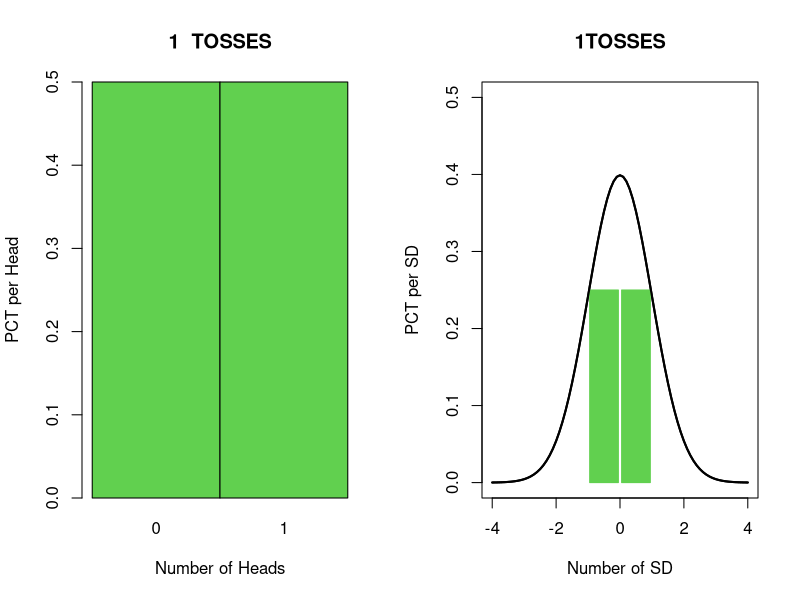
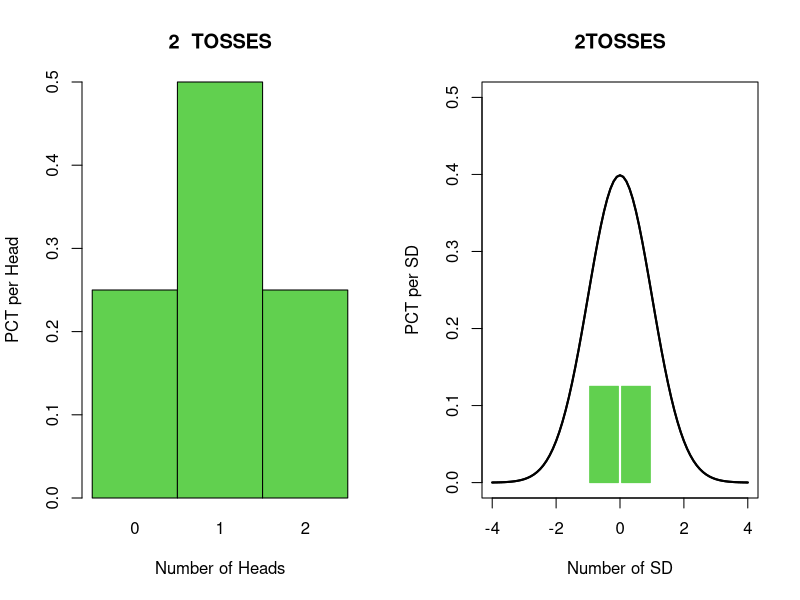
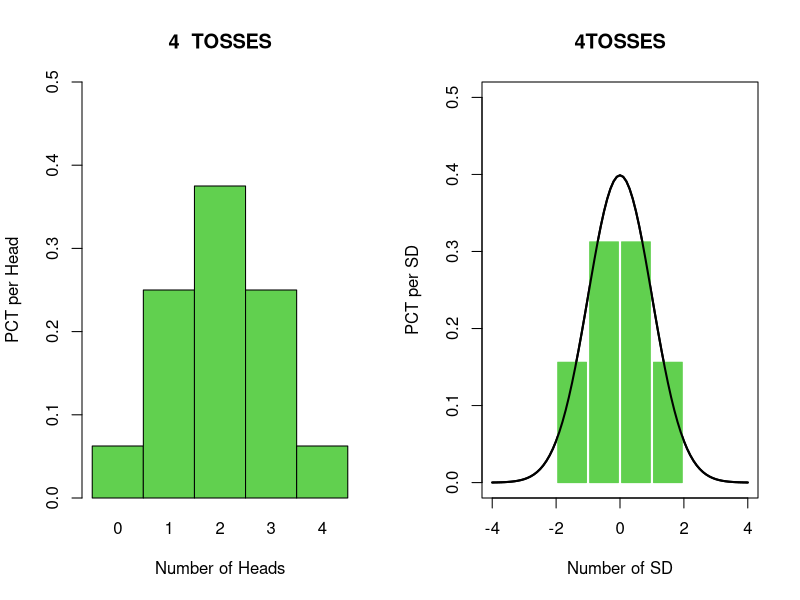
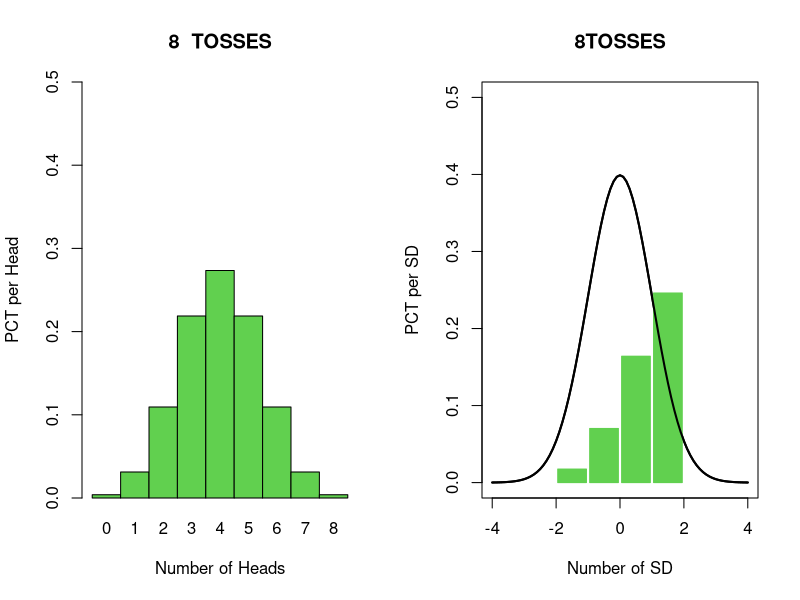
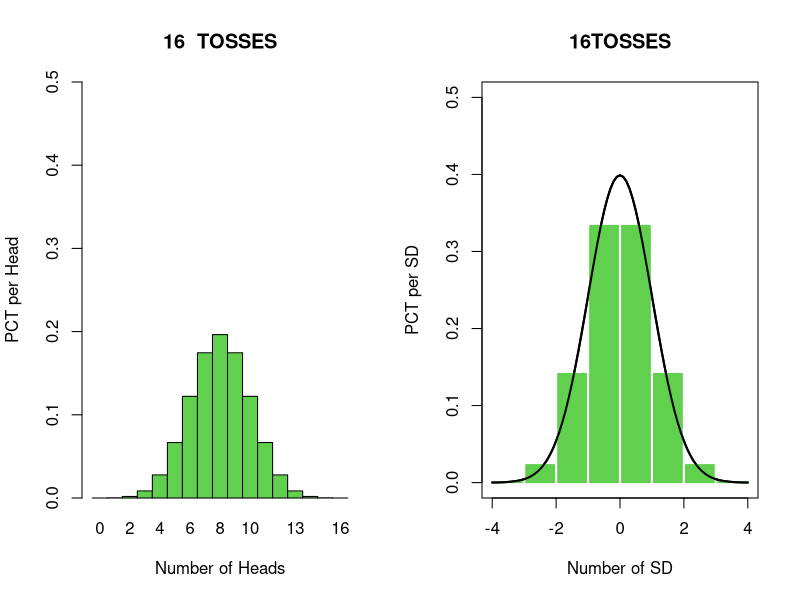
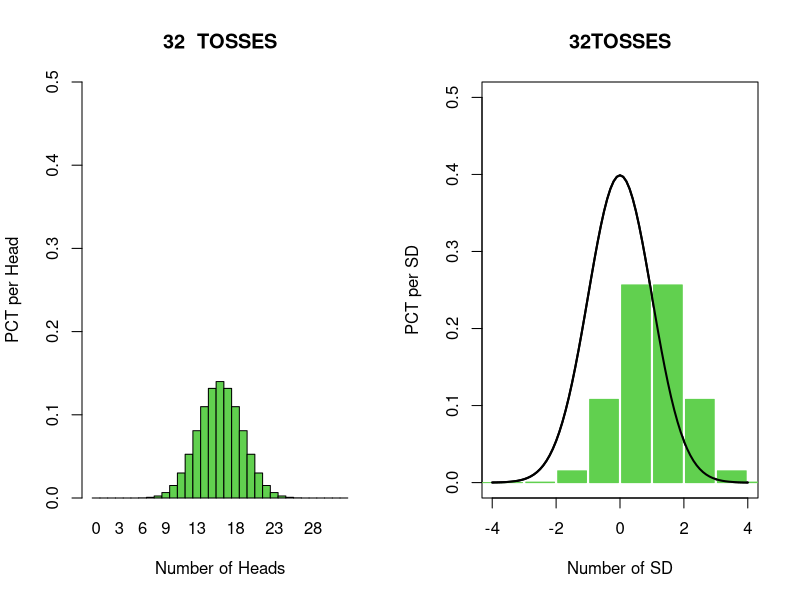
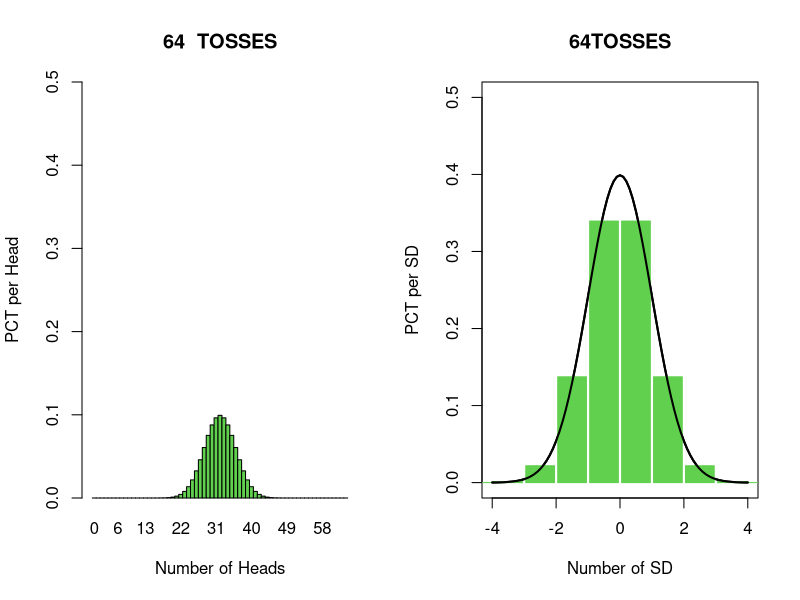
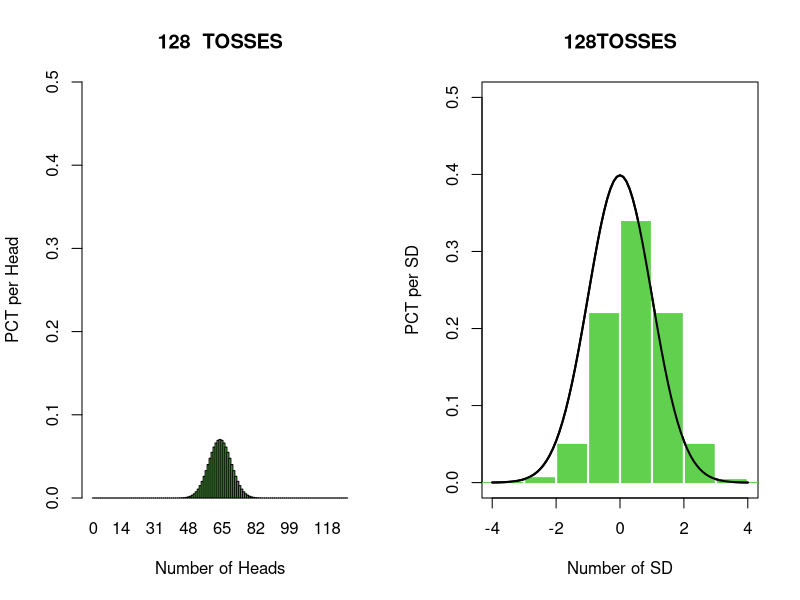

Reproduce these figures in R, in order. (Note: this script raises an error after producing the figures.)
Toss.CLT <- function(n){
   sd <- sqrt(n/4)
   par(mfrow=c(1,2))
   p <- dbinom(seq(0,n),n,0.5)
   barplot(p,col=3,width = 1,space = 0,ylim = c(0 ,0.5),names.arg = seq(0,n),
           xlab = 'Number of Heads',ylab = 'PCT per Head',main=paste(n,'','TOSSES'))
   index <- matrix(0,(n/sd),sd+1)
   for(i in 1:(n/sd)){
      index[i,] <- seq(sd*(i-1),sd*i)
   }
   index <- index + 1
   res <- apply(index,1,function(x){
      y <- rep(1,length(x))
      y[1] <- y[length(x)] <- 0.5
      sum(p[x]*y)
   })
   plot(seq(-4,4,0.1),dnorm(seq(-4,4,0.1)),type = "l",lwd=2,
        xlab = 'Number of SD',ylab = 'PCT per SD',ylim=c(0,0.5),main = paste0(n,'','TOSSES'))
   num <- n/sd/2
   x <- c(sort(-seq(0.5,(num-1)+0.5,1)),seq(0.5,(num-1)+0.5,1))
   for(i in 1:length(x)){
      rect(x[i]-(0.5-0.05), 0, x[i]+(0.5-0.05),res[i],border = 3, col = 3)
   }
   lines(seq(-4,4,0.1),dnorm(seq(-4,4,0.1)),lwd = 2)
}


Toss.CLT(1)
Toss.CLT(2)
Toss.CLT(4)
Toss.CLT(8)
Toss.CLT(16)
Toss.CLT(32)
Toss.CLT(64)
Toss.CLT(128)
Toss.CLT(256)


observed <- c(315,108,101,32)
ect <- sum(observed)*c(9/16,3/16,3/16,1/16)

qchisq(0.95,8)

dpois(lambda = 0.7)



## 3
observed <- c(1968,1919,2042,1932,2003,2136)
sum(observed)
qchisq(0.95,5)



## 4

observed <- c(7,9,73,51,80,15,8)
cum <- pnorm(seq(15.25,17.75,0.5),mean = 16.5,sd = 1)
p <- c(pnorm(15.25,mean = 16.5,sd = 1),
       diff(cum),1-pnorm(17.75,mean = 16.5,sd = 1))
expectation <- sum(observed)*p

